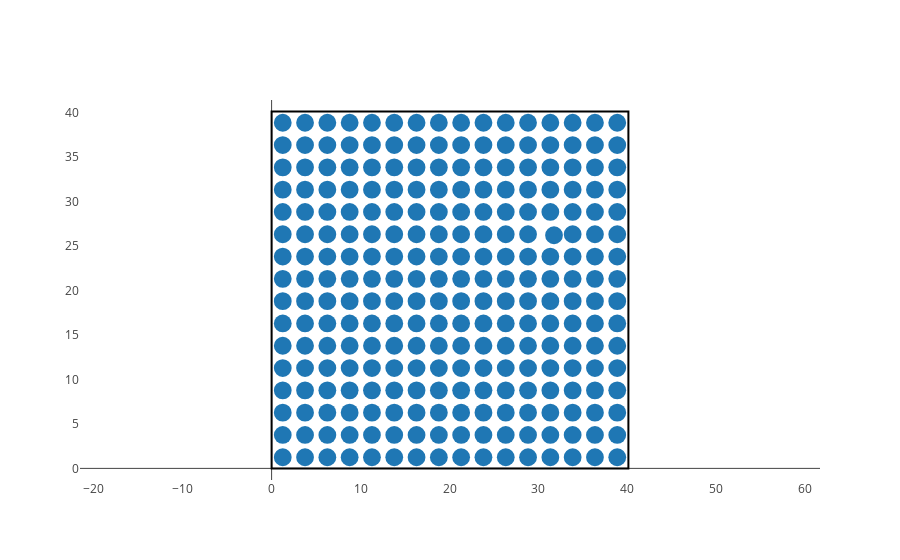
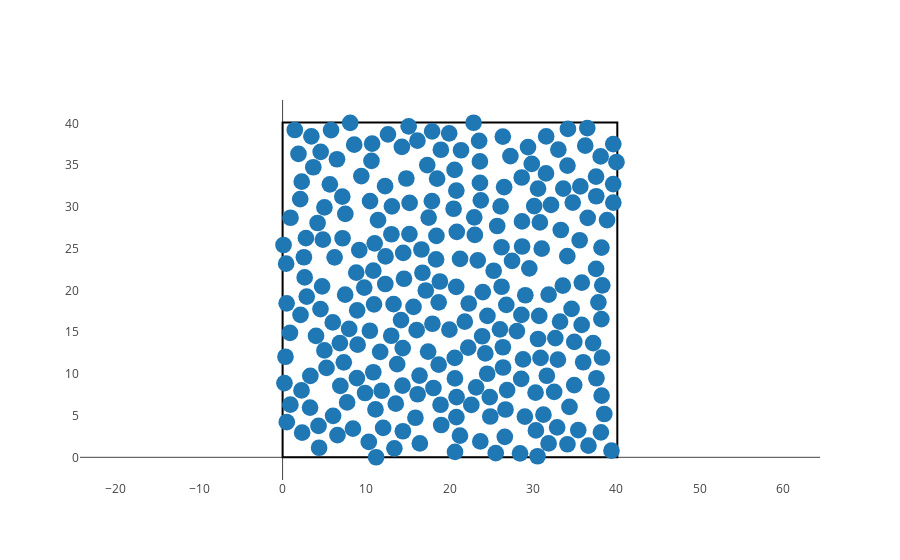
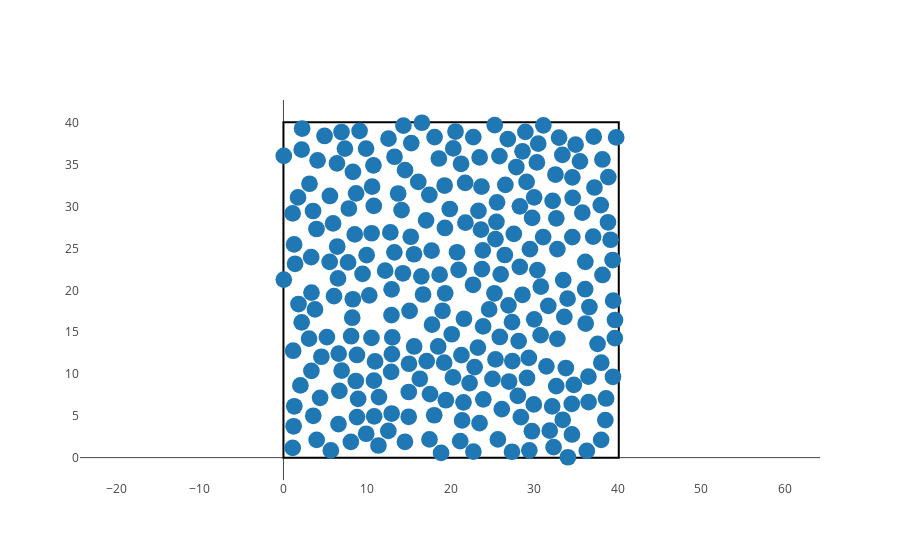
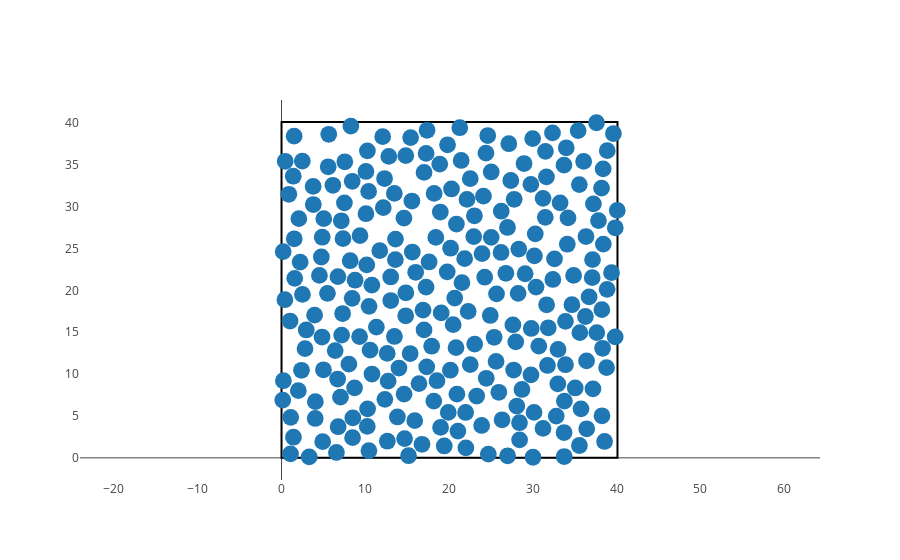

Notebook cell for these charts, in order:
### Markdown cell above
## Markov chain Monte Carlo with square lattice initial condition

### Code cell
NUM_STEPS = 100*10**6 + 1
num_disks = 16**2
disk_area = np.pi * DISK_RADIUS**2

for density in [0.5, 0.72]:
    syst_size = system_size(num_disks, density, disk_area)
    config = generate_square_lattice(syst_size, num_disks)

    for i in range(NUM_STEPS):
        config = c_move_disk(config, num_disks, 0.5*DISK_RADIUS, syst_size)
        
        if i % 10000 == 0:
            print("Step: {}".format(i))
        
        if i % (NUM_STEPS // 5) == 0:
            plot_config(config[:, 0], config[:, 1], syst_size)


#config after NUM_STEPS steps
# plot_config(config[:,0], config[:,1], syst_size)
